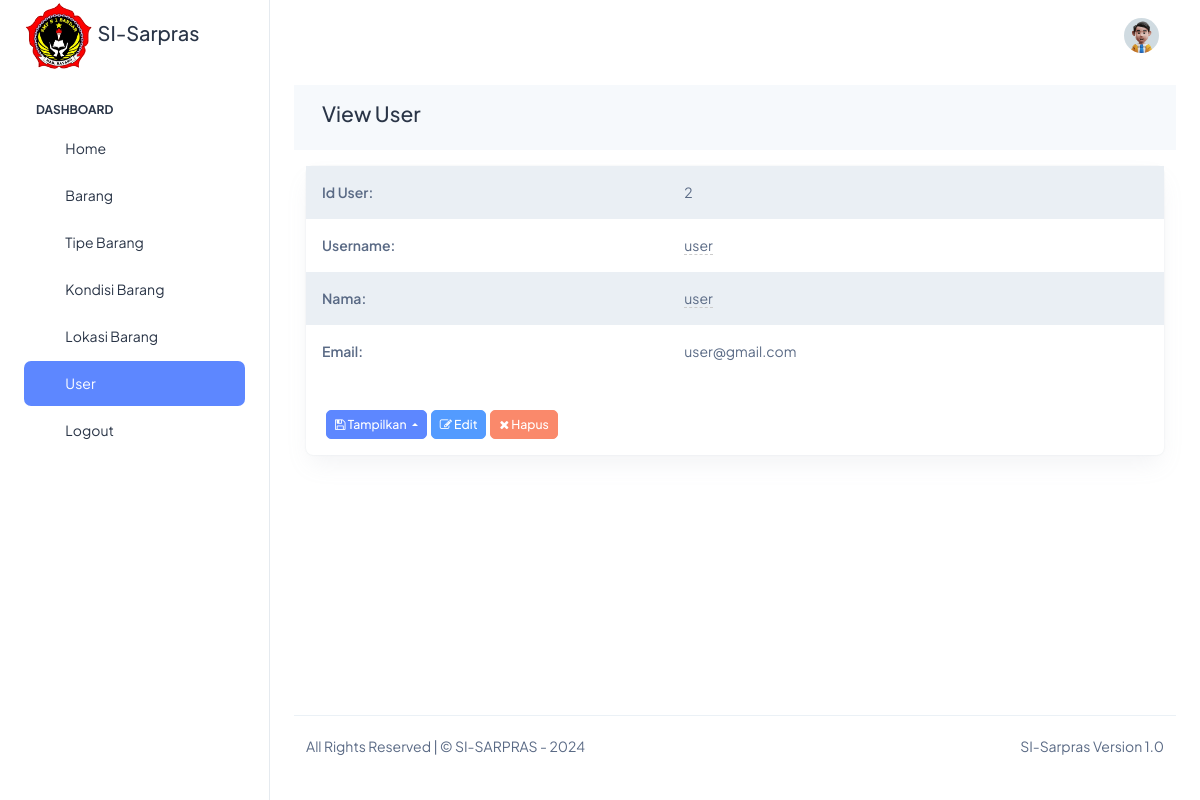
/user/view/2 (signed in), run on the app's committed database.
### tables this page shows
CREATE TABLE `user` (
  `id_user` int(11) NOT NULL,
  `username` varchar(255) NOT NULL,
  `password` varchar(255) DEFAULT NULL,
  `nama` varchar(255) NOT NULL,
  `email` varchar(255) NOT NULL,
  `photo` varchar(255) DEFAULT NULL,
  `login_session_key` varchar(255) DEFAULT NULL,
  `email_status` varchar(255) DEFAULT NULL,
  `password_expire_date` datetime DEFAULT '2024-06-18 00:00:00',
  `password_reset_key` varchar(255) DEFAULT NULL,
  `user_role_id` int(11) NOT NULL
);

### app/controllers/UserController.php (called while the page is built, shortened)
<?php
class UserController extends SecureController
{
	function __construct()
	{
		$this->tablename = "user";
	}
	function view($rec_id = null, $value = null)
	{
		$db = $this->GetModel();
		$rec_id = $this->rec_id = urldecode($rec_id);
		$tablename = $this->tablename;
		$fields = array(
			"id_user",
			"username",
			"nama",
			"email",
			"user_role_id"
		);
		if ($value) {
			$db->where($rec_id, urldecode($value));
		} else {
			$db->where("user.id_user", $rec_id);;
		}
		$record = $db->getOne($tablename, $fields);
		return $this->render_view("user/view.php", $record);
	}
}

### index.php (called while the page is built, shortened)
<?php
	require(HELPERS_DIR . 'Functions.php');
	require(SYSTEM_DIR . 'BaseView.php');
	$page = new Router;
	$page->init();

### app/models/PDODb.php (called while the page is built, shortened)
<?php
class PDODb
{
    private $connectionParams = array(
        'type' => 'mysql',
        'host' => null,
        'username' => null,
        'password' => null,
        'dbname' => null,
        'port' => null,
        'charset' => null
    );
    private $groupBy = array();
    private $orderBy = array();
    private $params = array();
    private $pdo;
    private $prefix = '';
    private $query = '';
    private $queryOptions = array();
    private $returnType = PDO::FETCH_ASSOC;
    private $useGenerator = false;
    public function __construct($type, $host = null, $username = null, $password = null, $dbname = null, $port = null, $charset = null)
    {
        if (is_array($type)) {
            $this->connectionParams = $type;
        }
		elseif (is_object($type)) {
            $this->pdo = $type;
        }
		else {
            foreach ($this->connectionParams as $key => $param) {
                if (isset($$key) && !is_null($$key)) {
                    $this->connectionParams[$key] = $$key;
                }
            }
        }
    }
    public function connect()
    {
		$dbType = strtolower($this->connectionParams['type']);
		if($dbType == 'sqlite'){
			$this->fieldQuote = '"';
			$connectionString = 'sqlite:'.$this->connectionParams['dbname'];
			$this->pdo = new PDO($connectionString);
		}
		else{
			$connectionString = $this->connectionParams['type'].':';
			$connectionParams = ['host', 'dbname', 'port'];
			foreach ($connectionParams as $connectionParam) {
				if (!empty($this->connectionParams[$connectionParam])) {
					$connectionString .= $connectionParam.'='.$this->connectionParams[$connectionParam].';';
				}
			}
			$connectionString = rtrim($connectionString, ';');
			$options = array(
				PDO::ATTR_ERRMODE => PDO::ERRMODE_EXCEPTION,
				PDO::ATTR_PERSISTENT => false
			);
			$this->pdo = new PDO($connectionString, $this->connectionParams['username'], $this->connectionParams['password'], $options);
			$charset = $this->connectionParams['charset'];
			if(!empty($charset)){
				$this->pdo->query("SET NAMES '$charset'");
			}
		}
    }
    private function buildCondition($operator, $conditions)
    {
        if (empty($conditions)) {
            return;
        }
        $this->query .= ' '.$operator;
        foreach ($conditions as $cond) {
            list ($concat, $varName, $operator, $val) = $cond;
            $this->query .= " ".$concat." ".$varName;
            switch (strtolower($operator)) {
                default:
                    if (is_array($val)) {
                        $this->params = array_merge($this->params, $val);
                    } elseif ($val === null) {
                        $this->query .= ' '.$operator." NULL";
                    } elseif ($val != 'DBNULL' || $val == '0') {
                        $this->query .= $this->buildPair($operator, $val);
                    }
            }
        }
    }
    protected function buildGroupBy()
    {
        if (empty($this->groupBy)) {
            return;
        }
        $this->query .= " GROUP BY ";
        $this->query = rtrim($this->query, ', ')." ";
    }
    private function buildLimit($numRows)
    {
        if (!isset($numRows)) {
            return;
        }
		$dbType = $this->connectionParams['type'];
		if($dbType == 'sqlsrv'){
			if (is_array($numRows)) {
				$limit = $numRows[1];
				$offset = intval($numRows[0]);
				$orderby = null;
				if(empty($this->orderBy)){
					$orderby = " ORDER BY(SELECT NULL)";
				}
				$this->query .= "$orderby OFFSET $offset ROWS FETCH NEXT $limit ROWS ONLY";
			}
		}
		else{
			if (is_array($numRows)) {
				$this->query .= ' LIMIT '.(int) $numRows[1].' OFFSET '.(int) $numRows[0];
			}
			else {
				$this->query .= ' LIMIT '.(int) $numRows;
			}
		}
	}
    private function buildOrderBy()
    {
        if (empty($this->orderBy)) {
            return;
        }
        $this->query .= " ORDER BY ";
        $this->query = rtrim($this->query, ', ')." ";
    }
    private function buildPair($operator, $value)
    {
        if (!is_object($value)) {
            $this->params[] = $value;
            return ' '.$operator.' ? ';
        }
        $subQuery = $value->getSubQuery();
        return " ".$operator." (".$subQuery['query'].") ".$subQuery['alias'];
    }
    private function buildQuery($numRows, $tableData = null)
    {
		$this->params = [];
        return $this->prepare();
    }
    private function buildResult($stmt)
    {
		if ($stmt->columnCount () == 0){
			return $stmt->rowCount();
		}
		else{
			if ($this->useGenerator) {
				return $this->buildResultGenerator($stmt);
			}
			else {
				return $stmt->fetchAll($this->returnType);
			}
		}
    }
    private function determineType($item)
    {
        switch (gettype($item)) {
            case 'string':
                return PDO::PARAM_STR;
            case 'integer':
                return PDO::PARAM_INT;
        }
    }
    private function getTableName($tableName)
    {
        return strpos($tableName, '.') !== false ? $tableName : $this->prefix.$tableName;
    }
    public function get($tableName, $numRows = null, $columns = '*')
    {
        $column = is_array($columns) ? implode(', ', $columns) : $columns;
		$dbType = $this->connectionParams['type'];
		$queryOptions = implode(' ', $this->queryOptions);
		$sqlsrvTop = "";
        $this->query = "SELECT $queryOptions $sqlsrvTop $column FROM " . $this->getTableName($tableName);
		$stmt = $this->buildQuery($numRows);
        $stmt->execute();
        $result = $this->buildResult($stmt);
        return $result;
    }
    public function getOne($tableName, $columns = '*')
    {
        $result = $this->get($tableName, 1, $columns);
        if ($this->useGenerator) {
            return $result->current() ? $result->current() : false;
        } else {
            return $result ? $result[0] : false;
        }
    }
    public function pdo()
    {
        if (!$this->pdo) {
            $this->connect();
        }
        return $this->pdo;
    }
    private function prepare()
    {
		$query = $this->query;
        $stmt = $this->pdo()->prepare($query);
        foreach ($this->params as $key => $value) {
            $stmt->bindValue(is_int($key) ? $key + 1 : ':'.$key, $value, $this->determineType($value));
        }
        return $stmt;
    }
    private function reset()
    {
        $this->groupBy         = [];
        $this->orderBy         = [];
        $this->params          = [];
        $this->query           = '';
        $this->queryOptions    = [];
    }
    public function setReturnType($returnType)
    {
        $this->returnType = $returnType;
        return $this;
    }
}

### libs/ACL.php (called while the page is built, shortened)
<?php
class ACL
{
	public static $role_pages = array();
	public static $exclude_page_check = array("", "index", "home", "account", "info", "masterdetail");
	public function __construct()
	{
		if(!empty(USER_ROLE)){
			$db = new PDODb(DB_TYPE, DB_HOST , DB_USERNAME, DB_PASSWORD, DB_NAME, DB_PORT, DB_CHARSET);
			$db->where("role_id", USER_ROLE);
			$fields = array("CONCAT(page_name, '/', action_name) AS page");
			$roles_permission = $db->get("role_permissions", null, $fields);
			self:: $role_pages = array_column($roles_permission, "page");
		}
	}
	public static function GetPageAccess($path)
	{
		$path = strtolower(trim($path, '/'));
		$arr_path = explode("/", $path);
		$page = strtolower($arr_path[0]);
		if (in_array($page, self :: $exclude_page_check)) {
			return AUTHORIZED;
		}
		if (!empty(USER_ROLE)) {
			$action = (!empty($arr_path[1]) ? $arr_path[1] : "list");
			$path = "$page/$action";
			if(in_array($path, self :: $role_pages)){
				return AUTHORIZED;
			}
			return FORBIDDEN;
		} else {
			return NOROLE;
		}
	}
	public static function is_allowed($path)
	{
		return (self::GetPageAccess($path) == AUTHORIZED);
	}
}

### app/views/partials/user/view.php (the view, shortened to what this page needs)
<?php
$can_edit = ACL::is_allowed("user/edit");
$can_delete = ACL::is_allowed("user/delete");
?>
<?php
$page_element_id = "view-page-" . random_str();
$current_page = $this->set_current_page_link();
$data = $this->view_data;
$show_header = $this->show_header;
?>
<section class="page" id="<?php echo $page_element_id; ?>" data-page-type="view" data-display-type="table" data-page-url="<?php print_link($current_page); ?>">
	<?php
	if ($show_header == true) {
	?>
		<div class="bg-light p-3 mb-3">
			<div class="container">
				<div class="row ">
					<div class="col ">
						<h4 class="record-title">View User</h4>
					</div>
				</div>
			</div>
		</div>
	<?php
	}
	?>
	<div class="">
		<div class="container">
			<div class="row ">
				<div class="col-md-12 comp-grid">
					<div class="card animated fadeIn page-content">
						<?php
						if (!empty($data)) {
							$rec_id = (!empty($data['id_user']) ? urlencode($data['id_user']) : null);
						?>
							<div id="page-report-body" class="">
								<table class="table table-hover table-borderless table-striped">
									<tbody class="page-data" id="page-data-<?php echo $page_element_id; ?>">
										<tr class="td-id_user">
											<th class="title"> Id User: </th>
											<td class="value"> <?php echo $data['id_user']; ?></td>
										</tr>
										<tr class="td-username">
											<th class="title"> Username: </th>
											<td class="value">
												<span <?php if ($can_edit) { ?> data-value="<?php echo $data['username']; ?>" data-pk="<?php echo $data['id_user'] ?>" data-url="<?php print_link("user/editfield/" . urlencode($data['id_user'])); ?>" data-name="username" data-title="Enter Username" data-placement="left" data-toggle="click" data-type="text" data-mode="popover" data-showbuttons="left" class="is-editable" <?php } ?>>
													<?php echo $data['username']; ?>
												</span>
											</td>
										</tr>
										<tr class="td-nama">
											<th class="title"> Nama: </th>
											<td class="value">
												<span <?php if ($can_edit) { ?> data-value="<?php echo $data['nama']; ?>" data-pk="<?php echo $data['id_user'] ?>" data-url="<?php print_link("user/editfield/" . urlencode($data['id_user'])); ?>" data-name="nama" data-title="Enter Nama" data-placement="left" data-toggle="click" data-type="text" data-mode="popover" data-showbuttons="left" class="is-editable" <?php } ?>>
													<?php echo $data['nama']; ?>
												</span>
											</td>
										</tr>
										<tr class="td-email">
											<th class="title"> Email: </th>
											<td class="value"> <?php echo $data['email']; ?></td>
										</tr>
									</tbody>
								</table>
							</div>
							<div class="p-3 d-flex">
								<div class="dropup export-btn-holder mx-1">
									<button class="btn btn-sm btn-primary dropdown-toggle" type="button" data-toggle="dropdown" aria-haspopup="true" aria-expanded="false">
										<i class="fa fa-save"></i> Tampilkan
									</button>
								</div>
								<?php if ($can_edit) { ?>
									<a class="btn btn-sm btn-info" href="<?php print_link("user/edit/$rec_id"); ?>">
										<i class="fa fa-edit"></i> Edit
									</a>
								<?php } ?>
								<?php if ($can_delete) { ?>
									<a class="btn btn-sm btn-danger record-delete-btn mx-1" href="" data-prompt-msg="Apakah anda yakin ingin menghapus data ini?" data-display-style="modal">
										<i class="fa fa-times"></i> Hapus
									</a>
								<?php } ?>
							</div>
						<?php
						}
						?>
					</div>
				</div>
			</div>
		</div>
	</div>
</section>

### assets/css/custom-style.css (style rules this page uses)
body { margin: 0; padding: 0; overflow-x: hidden; }
td, th { position: relative; }
td .is-editable { border-bottom: none; border-bottom: 1px dashed #ccc; }
.dropdown-toggle:after { transition: 0.5s; }
.table tr td { vertical-align: middle !important; }
.table { margin-bottom: 0; }
.table-borderless tbody tr td, .table-borderless tbody tr th, .table-borderless thead tr th { border: none; }
h1, h2, h3, h4, h5 { margin: 0; padding: 0; }
body { padding-top: 0px; }

### data on the page
user: id_user "2", username "user", nama "user", email "user@gmail.com"

### other printed values
$menuobj['label'] "Home"
$menuobj['label'] "Barang"
$menuobj['label'] "Tipe Barang"
$menuobj['label'] "Kondisi Barang"
$menuobj['label'] "Lokasi Barang"
$menuobj['label'] "User"
SITE_NAME "SI-SARPRAS"
